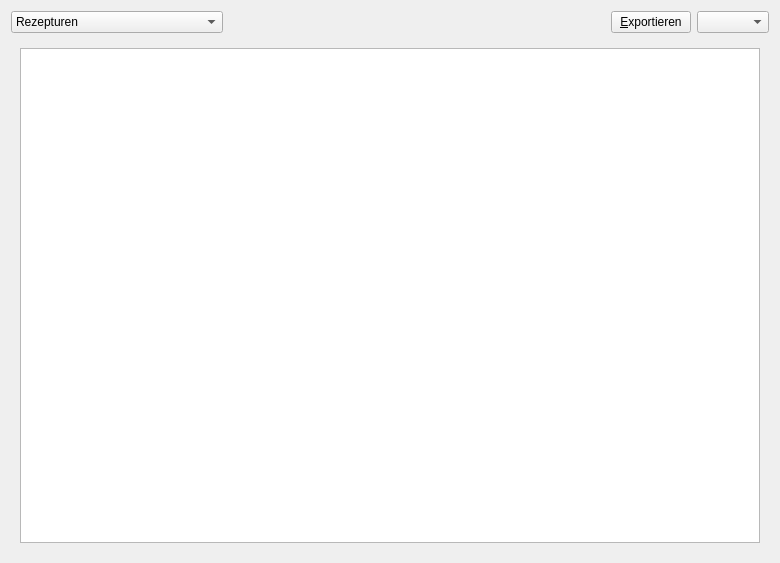
<?xml version="1.0" encoding="UTF-8"?>
<ui version="4.0">
 <class>RezepturenReport</class>
 <widget class="QWidget" name="RezepturenReport">
  <property name="geometry">
   <rect>
    <x>0</x>
    <y>0</y>
    <width>780</width>
    <height>563</height>
   </rect>
  </property>
  <property name="windowTitle">
   <string>Report</string>
  </property>
  <layout class="QGridLayout" name="gridLayout">
   <item row="1" column="0">
    <layout class="QVBoxLayout" name="verticalLayout">
     <item>
      <layout class="QHBoxLayout" name="horizontalLayout">
       <item>
        <widget class="QComboBox" name="comboBox_what">
         <item>
          <property name="text">
           <string>Rezepturen</string>
          </property>
         </item>
         <item>
          <property name="text">
           <string>Nicht-Lagerartikel ohne Rezeptur</string>
          </property>
         </item>
         <item>
          <property name="text">
           <string>Rezepturen mit Nicht-Lagerartikel</string>
          </property>
         </item>
        </widget>
       </item>
       <item>
        <spacer name="horizontalSpacer">
         <property name="orientation">
          <enum>Qt::Horizontal</enum>
         </property>
         <property name="sizeHint" stdset="0">
          <size>
           <width>40</width>
           <height>20</height>
          </size>
         </property>
        </spacer>
       </item>
       <item>
        <widget class="QPushButton" name="pushButton_export">
         <property name="text">
          <string>&amp;Exportieren</string>
         </property>
        </widget>
       </item>
       <item>
        <widget class="QComboBox" name="comboBox_period"/>
       </item>
      </layout>
     </item>
     <item>
      <widget class="QWidget" name="widget" native="true">
       <layout class="QHBoxLayout" name="horizontalLayout_2">
        <item>
         <widget class="FilterableTableView" name="tableView"/>
        </item>
       </layout>
      </widget>
     </item>
    </layout>
   </item>
  </layout>
 </widget>
 <customwidgets>
  <customwidget>
   <class>FilterableTableView</class>
   <extends>QTableView</extends>
   <header>lib.FilterableTableView</header>
  </customwidget>
 </customwidgets>
 <resources/>
 <connections/>
</ui>
